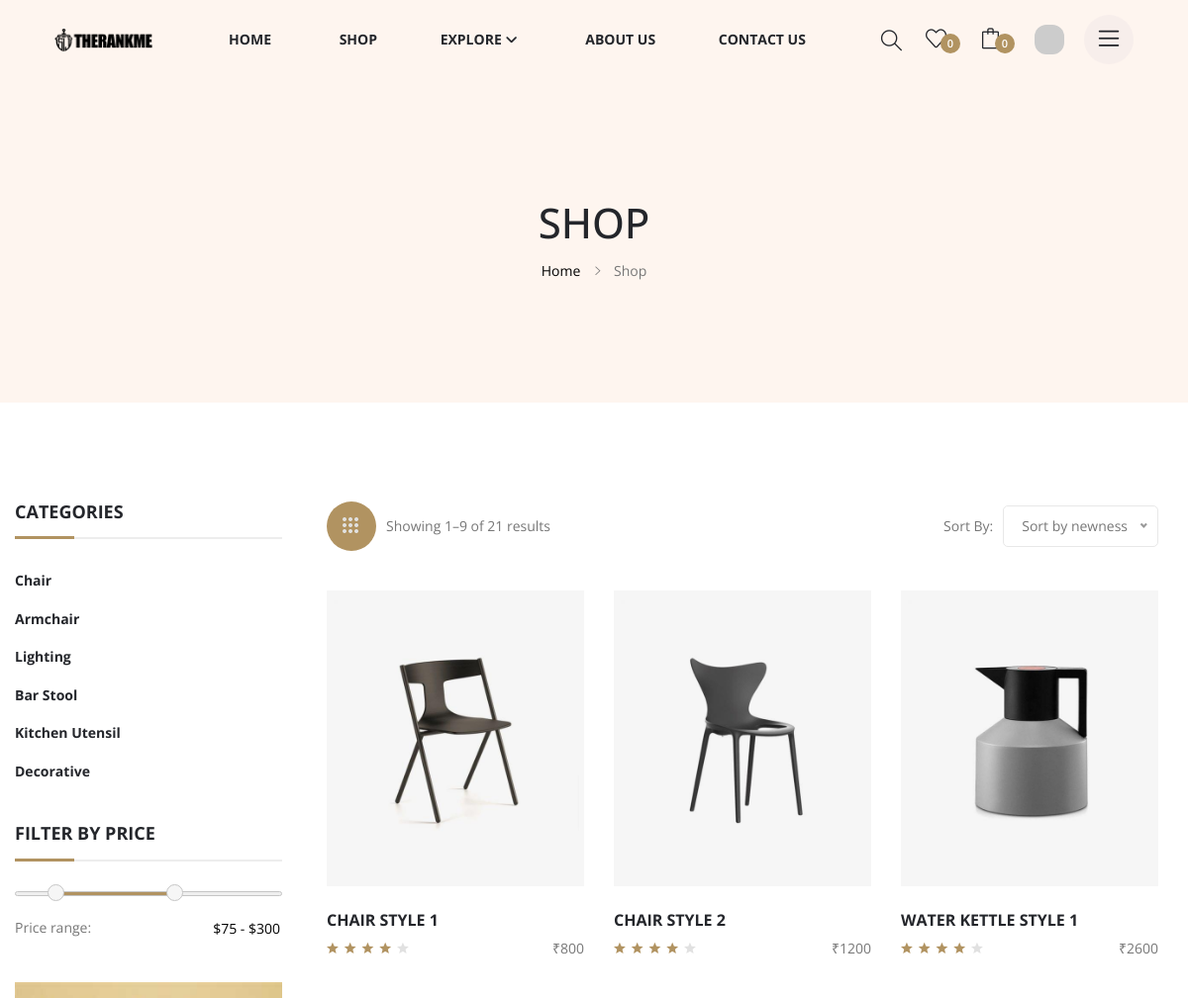
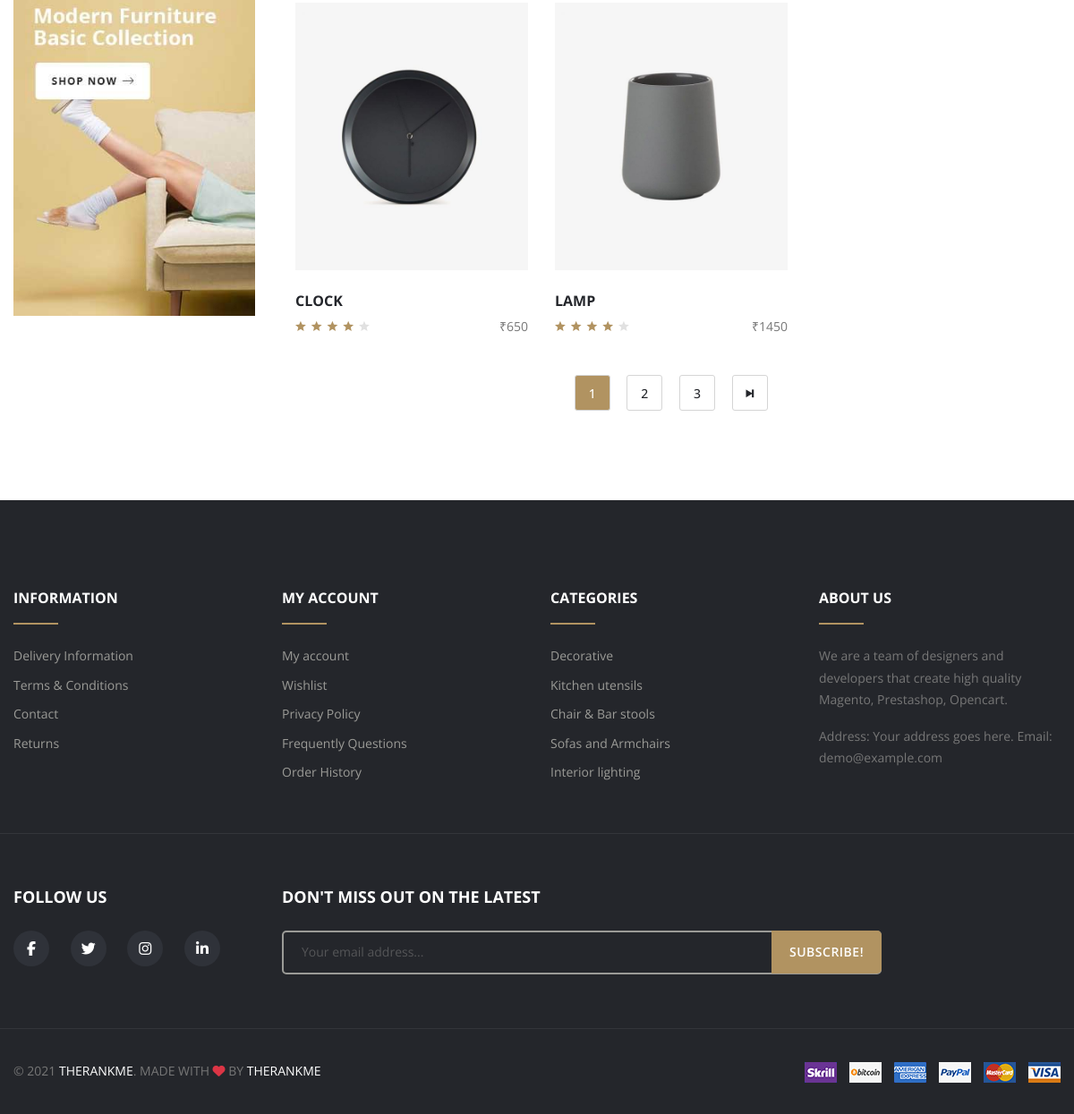
Page /shop on the committed database (2 pictures, top to bottom).
### app/models/category.py (models this page shows, shortened)
class Category(db.Model):
    __tablename__ = 'categories'
    id = db.Column(db.Integer, primary_key=True)
    category_name = db.Column(db.String(100), unique=True, nullable=False)

### app/models/product.py (models this page shows, shortened)
class Product(db.Model):
    __tablename__ = 'products'
    id = db.Column(db.Integer, primary_key=True)
    product_name = db.Column(db.String(50), nullable=False)
    description = db.Column(db.Text)
    price = db.Column(db.Integer, nullable=False)
    stock_quantity = db.Column(db.Integer, nullable=False)
    created_at = db.Column(db.DateTime, server_default=db.func.now())
    in_categories = db.relationship('Category', secondary=product_category, backref='products')
    images = db.relationship('ProductImage', backref='product')

class ProductImage(db.Model):
    __tablename__ = 'product_images'
    id = db.Column(db.Integer, primary_key=True)
    product_id = db.Column(db.Integer, db.ForeignKey('products.id'), nullable=False)
    file_name = db.Column(db.String(50), nullable=False)

### app/routes/shop.py (the view)
@shop.route('/shop')
def index():
    products = Product.query.all()
    user_wishlist = []
    if current_user.is_authenticated:
        user_wishlist = [i.product_id for i in current_user.wishlist.wishlist_items]
    return render_template('shop.html', products=products, user_wishlist=user_wishlist)

### app/templates/shop.html (shortened to what this page needs)
{% extends 'base.html' %}
{% from 'macros.html' import render_breadcrumb %}
{% block content %}
    {{ render_breadcrumb(section_heading='Shop') }}
    <div class="shop-section">
        <div class="container">
            <div class="row flex-column-reverse flex-lg-row">
                <div class="col-lg-3">
                    <div class="siderbar-section" data-aos="fade-up" data-aos-delay="0">
                        <div class="sidebar-single-widget">
                            <h6 class="sidebar-title">CATEGORIES</h6>
                            <div class="sidebar-content">
                                <ul class="sidebar-menu">
                                    {% for category in categories %}
                                        <li><a href="{{ url_for('shop.shop_category', category_names=[category.category_name]) }}">{{ category.category_name.title() }}</a></li>
                                    {% endfor %}
                                </ul>
                            </div>
                        </div>
                        <div class="sidebar-single-widget">
                            <h6 class="sidebar-title">FILTER BY PRICE</h6>
                            <div class="sidebar-content">
                                <div id="slider-range"></div>
                                <div class="filter-type-price">
                                    <label for="amount">Price range:</label>
                                    <input type="text" id="amount">
                                </div>
                            </div>
                        </div>
                        <div class="sidebar-single-widget">
                            <div class="sidebar-content">
                                <a href="{{ url_for('shop.shop_collection', collection_name='modern furniture basic collection') }}" class="sidebar-banner img-hover-zoom">
                                    <img class="img-fluid" src="{{ url_for('static', filename='images/banner/side-banner.jpg') }}" alt="">
                                </a>
                            </div>
                        </div>
                    </div>
                </div>
                <div class="col-lg-9">
                    <div class="shop-sort-section">
                        <div class="container">
                            <div class="row">
                                <div class="sort-box d-flex justify-content-between align-items-md-center align-items-start flex-md-row flex-column"
                                    data-aos="fade-up" data-aos-delay="0">
                                    <div class="sort-tablist d-flex align-items-center">
                                        <ul class="tablist nav sort-tab-btn">
                                            <li><a class="nav-link active" data-bs-toggle="tab" href="#layout-3-grid"><img
                                                src="{{ url_for('static', filename='images/icons/bkg_grid.png') }}" alt=""></a></li>
                                        </ul>
                                        <div class="page-amount ml-2">
                                            <span>Showing 1–9 of 21 results</span>
                                        </div>
                                    </div>
                                    <div class="sort-select-list d-flex align-items-center">
                                        <label class="mr-2">Sort By:</label>
                                        <form action="#">
                                            <fieldset>
                                            </fieldset>
                                        </form>
                                    </div>
                                </div>
                            </div>
                        </div>
                    </div>
                    <div class="sort-product-tab-wrapper">
                        <div class="container">
                            <div class="row">
                                <div class="col-12">
                                    {% if products %}
                                    <div class="tab-content tab-animate-zoom">
                                        <div class="tab-pane active show sort-layout-single" id="layout-3-grid">
                                            <div class="row">
                                                {% for product in products %}
                                                    <div class="col-xl-4 col-sm-6 col-12">
                                                        <div class="product-default-single-item product-color--golden"
                                                            data-aos="fade-up" data-aos-delay="200">
                                                            <div class="image-box">
                                                                <a href="{{ url_for('product.product_details', product_id=product.id) }}" class="image-link">
                                                                    <img src="{{ url_for('static', filename='images/product/' + product.images[0].file_name) }}"
                                                                        alt="">
                                                                </a>
                                                            </div>
                                                            <div class="content">
                                                                <div class="content-left">
                                                                    <h6 class="title">
                                                                        <a href="product-details.html">{{ product.product_name }}</a>
                                                                    </h6>
                                                                    <ul class="review-star">
                                                                        <li class="fill"><i class="ion-android-star"></i>
                                                                        </li>
                                                                        <li class="fill"><i class="ion-android-star"></i>
                                                                        </li>
                                                                        <li class="fill"><i class="ion-android-star"></i>
                                                                        </li>
                                                                        <li class="fill"><i class="ion-android-star"></i>
                                                                        </li>
                                                                        <li class="empty"><i class="ion-android-star"></i>
                                                                        </li>
                                                                    </ul>
                                                                </div>
                                                                <div class="content-right">
                                                                    <span class="price">₹{{ product.price }}</span>
                                                                </div>
                                                            </div>
                                                        </div>
                                                    </div>
                                                {% endfor %}
                                            </div>
                                        </div>
                                    </div>
                                    {% else %}
                                        <h1 class="product-not-found" data-aos="fade-up">No Products Added</h1>
                                    {% endif %}
                                </div>
                            </div>
                        </div>
                    </div>
                    <div class="page-pagination text-center" data-aos="fade-up" data-aos-delay="0">
                        <ul>
                            <li><a class="active" href="#">1</a></li>
                            <li><a href="#">2</a></li>
                            <li><a href="#">3</a></li>
                            <li><a href="#"><i class="ion-ios-skipforward"></i></a></li>
                        </ul>
                    </div>
                </div>
            </div>
        </div>
    </div>
{% endblock %}

### rows in the picture
Category: category_name "Chair"
Category: category_name "Armchair"
Category: category_name "Lighting"
Category: category_name "Bar Stool"
Category: category_name "Kitchen Utensil"
Category: category_name "Decorative"
Product: file_name (placeholder picture), product_name "CHAIR STYLE 1", price "800"
Product: file_name (placeholder picture), product_name "CHAIR STYLE 2", price "1200"
Product: file_name (placeholder picture), product_name "WATER KETTLE STYLE 1", price "2600"
Product: file_name (placeholder picture), product_name "CLOCK", price "650"
Product: file_name (placeholder picture), product_name "LAMP", price "1450"

### other values in the picture
{{ section_heading }} "SHOP"
{{ section_heading }} "Shop"
